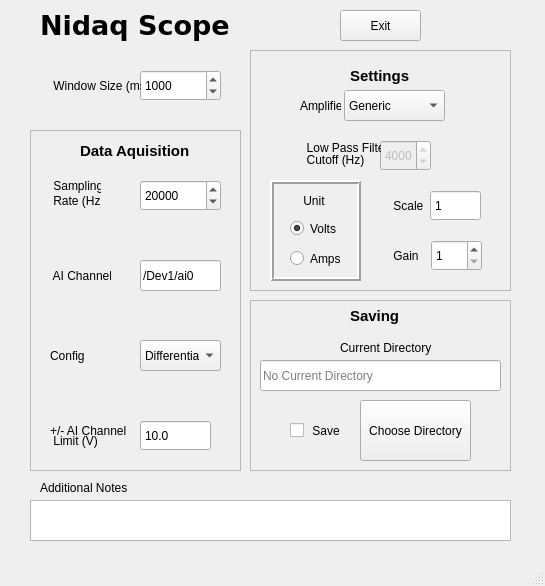
<?xml version="1.0" encoding="UTF-8"?>
<ui version="4.0">
 <class>MainWindow</class>
 <widget class="QMainWindow" name="MainWindow">
  <property name="enabled">
   <bool>true</bool>
  </property>
  <property name="geometry">
   <rect>
    <x>0</x>
    <y>0</y>
    <width>545</width>
    <height>586</height>
   </rect>
  </property>
  <property name="windowTitle">
   <string>MainWindow</string>
  </property>
  <property name="layoutDirection">
   <enum>Qt::LeftToRight</enum>
  </property>
  <widget class="QWidget" name="centralwidget">
   <widget class="QSpinBox" name="rate_spinner">
    <property name="geometry">
     <rect>
      <x>140</x>
      <y>180</y>
      <width>81</width>
      <height>31</height>
     </rect>
    </property>
    <property name="minimum">
     <number>500</number>
    </property>
    <property name="maximum">
     <number>1000000</number>
    </property>
    <property name="singleStep">
     <number>1000</number>
    </property>
    <property name="value">
     <number>20000</number>
    </property>
   </widget>
   <widget class="QLabel" name="label">
    <property name="geometry">
     <rect>
      <x>50</x>
      <y>170</y>
      <width>51</width>
      <height>31</height>
     </rect>
    </property>
    <property name="text">
     <string> Sampling</string>
    </property>
   </widget>
   <widget class="QSpinBox" name="window_size_spinner">
    <property name="geometry">
     <rect>
      <x>140</x>
      <y>70</y>
      <width>81</width>
      <height>31</height>
     </rect>
    </property>
    <property name="minimum">
     <number>100</number>
    </property>
    <property name="maximum">
     <number>10000000</number>
    </property>
    <property name="singleStep">
     <number>100</number>
    </property>
    <property name="value">
     <number>1000</number>
    </property>
   </widget>
   <widget class="QLabel" name="label_2">
    <property name="geometry">
     <rect>
      <x>50</x>
      <y>70</y>
      <width>91</width>
      <height>31</height>
     </rect>
    </property>
    <property name="text">
     <string> Window Size (ms)</string>
    </property>
   </widget>
   <widget class="QLabel" name="label_3">
    <property name="geometry">
     <rect>
      <x>50</x>
      <y>260</y>
      <width>61</width>
      <height>31</height>
     </rect>
    </property>
    <property name="text">
     <string> AI Channel</string>
    </property>
   </widget>
   <widget class="QLabel" name="label_4">
    <property name="geometry">
     <rect>
      <x>340</x>
      <y>340</y>
      <width>91</width>
      <height>16</height>
     </rect>
    </property>
    <property name="text">
     <string>Current Directory</string>
    </property>
   </widget>
   <widget class="QComboBox" name="config_combo">
    <property name="geometry">
     <rect>
      <x>140</x>
      <y>340</y>
      <width>81</width>
      <height>31</height>
     </rect>
    </property>
    <item>
     <property name="text">
      <string>Differential</string>
     </property>
    </item>
    <item>
     <property name="text">
      <string>NRSE</string>
     </property>
    </item>
    <item>
     <property name="text">
      <string>RSE</string>
     </property>
    </item>
   </widget>
   <widget class="QLabel" name="label_5">
    <property name="geometry">
     <rect>
      <x>50</x>
      <y>340</y>
      <width>71</width>
      <height>31</height>
     </rect>
    </property>
    <property name="text">
     <string>Config</string>
    </property>
   </widget>
   <widget class="QFrame" name="frame">
    <property name="geometry">
     <rect>
      <x>270</x>
      <y>180</y>
      <width>91</width>
      <height>101</height>
     </rect>
    </property>
    <property name="autoFillBackground">
     <bool>true</bool>
    </property>
    <property name="frameShape">
     <enum>QFrame::Box</enum>
    </property>
    <property name="frameShadow">
     <enum>QFrame::Raised</enum>
    </property>
    <property name="lineWidth">
     <number>2</number>
    </property>
    <property name="midLineWidth">
     <number>0</number>
    </property>
    <widget class="QLabel" name="label_6">
     <property name="geometry">
      <rect>
       <x>30</x>
       <y>10</y>
       <width>47</width>
       <height>21</height>
      </rect>
     </property>
     <property name="text">
      <string> Unit</string>
     </property>
    </widget>
    <widget class="QRadioButton" name="amps_radio">
     <property name="geometry">
      <rect>
       <x>20</x>
       <y>70</y>
       <width>82</width>
       <height>17</height>
      </rect>
     </property>
     <property name="text">
      <string>Amps</string>
     </property>
     <property name="checked">
      <bool>false</bool>
     </property>
     <property name="autoExclusive">
      <bool>true</bool>
     </property>
    </widget>
    <widget class="QRadioButton" name="volts_radio">
     <property name="geometry">
      <rect>
       <x>20</x>
       <y>40</y>
       <width>82</width>
       <height>17</height>
      </rect>
     </property>
     <property name="text">
      <string>Volts</string>
     </property>
     <property name="checked">
      <bool>true</bool>
     </property>
    </widget>
   </widget>
   <widget class="QLabel" name="label_8">
    <property name="geometry">
     <rect>
      <x>50</x>
      <y>420</y>
      <width>81</width>
      <height>21</height>
     </rect>
    </property>
    <property name="text">
     <string>+/- AI Channel</string>
    </property>
   </widget>
   <widget class="QSpinBox" name="gain_spinner">
    <property name="geometry">
     <rect>
      <x>431</x>
      <y>240</y>
      <width>51</width>
      <height>31</height>
     </rect>
    </property>
    <property name="buttonSymbols">
     <enum>QAbstractSpinBox::UpDownArrows</enum>
    </property>
    <property name="minimum">
     <number>1</number>
    </property>
    <property name="maximum">
     <number>1000000</number>
    </property>
    <property name="value">
     <number>1</number>
    </property>
   </widget>
   <widget class="QTextEdit" name="notes_box">
    <property name="geometry">
     <rect>
      <x>30</x>
      <y>500</y>
      <width>481</width>
      <height>41</height>
     </rect>
    </property>
    <property name="placeholderText" stdset="0">
     <string/>
    </property>
   </widget>
   <widget class="QLabel" name="label_9">
    <property name="geometry">
     <rect>
      <x>390</x>
      <y>190</y>
      <width>47</width>
      <height>31</height>
     </rect>
    </property>
    <property name="text">
     <string> Scale</string>
    </property>
   </widget>
   <widget class="QLabel" name="label_10">
    <property name="geometry">
     <rect>
      <x>390</x>
      <y>240</y>
      <width>47</width>
      <height>31</height>
     </rect>
    </property>
    <property name="text">
     <string> Gain</string>
    </property>
   </widget>
   <widget class="QLabel" name="label_11">
    <property name="geometry">
     <rect>
      <x>40</x>
      <y>480</y>
      <width>101</width>
      <height>16</height>
     </rect>
    </property>
    <property name="text">
     <string>Additional Notes</string>
    </property>
   </widget>
   <widget class="QComboBox" name="amplifier_box">
    <property name="geometry">
     <rect>
      <x>344</x>
      <y>90</y>
      <width>101</width>
      <height>31</height>
     </rect>
    </property>
    <item>
     <property name="text">
      <string>Generic</string>
     </property>
    </item>
    <item>
     <property name="text">
      <string>MultiClamp700</string>
     </property>
    </item>
    <item>
     <property name="text">
      <string>Axopatch200</string>
     </property>
    </item>
   </widget>
   <widget class="QLabel" name="label_7">
    <property name="geometry">
     <rect>
      <x>40</x>
      <y>10</y>
      <width>371</width>
      <height>31</height>
     </rect>
    </property>
    <property name="font">
     <font>
      <family>Verdana</family>
      <pointsize>20</pointsize>
      <weight>75</weight>
      <bold>true</bold>
     </font>
    </property>
    <property name="text">
     <string>Nidaq Scope</string>
    </property>
   </widget>
   <widget class="QLabel" name="label_13">
    <property name="geometry">
     <rect>
      <x>300</x>
      <y>90</y>
      <width>41</width>
      <height>31</height>
     </rect>
    </property>
    <property name="text">
     <string>Amplifier</string>
    </property>
   </widget>
   <widget class="QSpinBox" name="fc_box">
    <property name="enabled">
     <bool>false</bool>
    </property>
    <property name="geometry">
     <rect>
      <x>380</x>
      <y>140</y>
      <width>51</width>
      <height>31</height>
     </rect>
    </property>
    <property name="maximum">
     <number>100000</number>
    </property>
    <property name="singleStep">
     <number>1000</number>
    </property>
    <property name="value">
     <number>4000</number>
    </property>
   </widget>
   <widget class="QLabel" name="label_14">
    <property name="enabled">
     <bool>true</bool>
    </property>
    <property name="geometry">
     <rect>
      <x>300</x>
      <y>140</y>
      <width>81</width>
      <height>16</height>
     </rect>
    </property>
    <property name="text">
     <string>  Low Pass Filter</string>
    </property>
   </widget>
   <widget class="QLabel" name="label_15">
    <property name="enabled">
     <bool>true</bool>
    </property>
    <property name="geometry">
     <rect>
      <x>300</x>
      <y>150</y>
      <width>81</width>
      <height>20</height>
     </rect>
    </property>
    <property name="text">
     <string>  Cutoff (Hz)</string>
    </property>
   </widget>
   <widget class="QLineEdit" name="current_directory">
    <property name="geometry">
     <rect>
      <x>260</x>
      <y>360</y>
      <width>241</width>
      <height>31</height>
     </rect>
    </property>
    <property name="readOnly">
     <bool>true</bool>
    </property>
    <property name="placeholderText">
     <string>No Current Directory</string>
    </property>
   </widget>
   <widget class="QLineEdit" name="ai_channel_box">
    <property name="geometry">
     <rect>
      <x>140</x>
      <y>260</y>
      <width>81</width>
      <height>31</height>
     </rect>
    </property>
    <property name="text">
     <string>/Dev1/ai0</string>
    </property>
   </widget>
   <widget class="QFrame" name="frame_3">
    <property name="geometry">
     <rect>
      <x>250</x>
      <y>50</y>
      <width>261</width>
      <height>241</height>
     </rect>
    </property>
    <property name="frameShape">
     <enum>QFrame::StyledPanel</enum>
    </property>
    <property name="frameShadow">
     <enum>QFrame::Sunken</enum>
    </property>
    <widget class="QLabel" name="label_19">
     <property name="geometry">
      <rect>
       <x>100</x>
       <y>10</y>
       <width>161</width>
       <height>31</height>
      </rect>
     </property>
     <property name="font">
      <font>
       <pointsize>11</pointsize>
       <weight>75</weight>
       <bold>true</bold>
      </font>
     </property>
     <property name="text">
      <string>Settings</string>
     </property>
    </widget>
   </widget>
   <widget class="QFrame" name="frame_4">
    <property name="geometry">
     <rect>
      <x>250</x>
      <y>300</y>
      <width>261</width>
      <height>171</height>
     </rect>
    </property>
    <property name="frameShape">
     <enum>QFrame::StyledPanel</enum>
    </property>
    <property name="frameShadow">
     <enum>QFrame::Sunken</enum>
    </property>
    <widget class="QCheckBox" name="save_check">
     <property name="geometry">
      <rect>
       <x>40</x>
       <y>120</y>
       <width>81</width>
       <height>21</height>
      </rect>
     </property>
     <property name="text">
      <string> Save</string>
     </property>
     <property name="iconSize">
      <size>
       <width>32</width>
       <height>32</height>
      </size>
     </property>
    </widget>
    <widget class="QPushButton" name="directory_button">
     <property name="geometry">
      <rect>
       <x>110</x>
       <y>100</y>
       <width>111</width>
       <height>61</height>
      </rect>
     </property>
     <property name="text">
      <string>Choose Directory</string>
     </property>
    </widget>
    <widget class="QLabel" name="label_12">
     <property name="geometry">
      <rect>
       <x>100</x>
       <y>0</y>
       <width>101</width>
       <height>31</height>
      </rect>
     </property>
     <property name="font">
      <font>
       <pointsize>11</pointsize>
       <weight>75</weight>
       <bold>true</bold>
      </font>
     </property>
     <property name="text">
      <string>Saving</string>
     </property>
    </widget>
    <zorder>frame_2</zorder>
    <zorder>frame_2</zorder>
    <zorder>save_check</zorder>
    <zorder>directory_button</zorder>
    <zorder>label_12</zorder>
   </widget>
   <widget class="QFrame" name="frame_5">
    <property name="geometry">
     <rect>
      <x>30</x>
      <y>130</y>
      <width>211</width>
      <height>341</height>
     </rect>
    </property>
    <property name="frameShape">
     <enum>QFrame::StyledPanel</enum>
    </property>
    <property name="frameShadow">
     <enum>QFrame::Sunken</enum>
    </property>
    <widget class="QLabel" name="label_16">
     <property name="geometry">
      <rect>
       <x>20</x>
       <y>300</y>
       <width>61</width>
       <height>21</height>
      </rect>
     </property>
     <property name="text">
      <string> Limit (V)</string>
     </property>
    </widget>
    <widget class="QLabel" name="label_17">
     <property name="geometry">
      <rect>
       <x>20</x>
       <y>60</y>
       <width>51</width>
       <height>21</height>
      </rect>
     </property>
     <property name="text">
      <string> Rate (Hz)</string>
     </property>
    </widget>
    <widget class="QDoubleSpinBox" name="ai_limit_box">
     <property name="geometry">
      <rect>
       <x>110</x>
       <y>290</y>
       <width>71</width>
       <height>31</height>
      </rect>
     </property>
     <property name="buttonSymbols">
      <enum>QAbstractSpinBox::NoButtons</enum>
     </property>
     <property name="decimals">
      <number>1</number>
     </property>
     <property name="minimum">
      <double>0.100000000000000</double>
     </property>
     <property name="value">
      <double>10.000000000000000</double>
     </property>
    </widget>
    <widget class="QLabel" name="label_18">
     <property name="geometry">
      <rect>
       <x>50</x>
       <y>10</y>
       <width>131</width>
       <height>21</height>
      </rect>
     </property>
     <property name="font">
      <font>
       <pointsize>11</pointsize>
       <weight>75</weight>
       <bold>true</bold>
      </font>
     </property>
     <property name="text">
      <string>Data Aquisition</string>
     </property>
    </widget>
   </widget>
   <widget class="QSpinBox" name="scale_box">
    <property name="geometry">
     <rect>
      <x>430</x>
      <y>190</y>
      <width>51</width>
      <height>31</height>
     </rect>
    </property>
    <property name="buttonSymbols">
     <enum>QAbstractSpinBox::NoButtons</enum>
    </property>
    <property name="minimum">
     <number>1</number>
    </property>
    <property name="maximum">
     <number>1000000</number>
    </property>
    <property name="value">
     <number>1</number>
    </property>
   </widget>
   <widget class="QPushButton" name="excecute_button">
    <property name="geometry">
     <rect>
      <x>340</x>
      <y>10</y>
      <width>81</width>
      <height>31</height>
     </rect>
    </property>
    <property name="text">
     <string>Exit</string>
    </property>
   </widget>
   <zorder>frame_4</zorder>
   <zorder>frame_5</zorder>
   <zorder>frame_3</zorder>
   <zorder>rate_spinner</zorder>
   <zorder>label</zorder>
   <zorder>window_size_spinner</zorder>
   <zorder>label_2</zorder>
   <zorder>label_3</zorder>
   <zorder>label_4</zorder>
   <zorder>config_combo</zorder>
   <zorder>label_5</zorder>
   <zorder>frame</zorder>
   <zorder>label_8</zorder>
   <zorder>gain_spinner</zorder>
   <zorder>notes_box</zorder>
   <zorder>label_9</zorder>
   <zorder>label_10</zorder>
   <zorder>label_11</zorder>
   <zorder>amplifier_box</zorder>
   <zorder>label_7</zorder>
   <zorder>label_13</zorder>
   <zorder>fc_box</zorder>
   <zorder>label_14</zorder>
   <zorder>label_15</zorder>
   <zorder>current_directory</zorder>
   <zorder>ai_channel_box</zorder>
   <zorder>scale_box</zorder>
   <zorder>excecute_button</zorder>
  </widget>
  <widget class="QMenuBar" name="menubar">
   <property name="geometry">
    <rect>
     <x>0</x>
     <y>0</y>
     <width>545</width>
     <height>21</height>
    </rect>
   </property>
  </widget>
  <widget class="QStatusBar" name="statusbar"/>
 </widget>
 <resources/>
 <connections/>
</ui>
